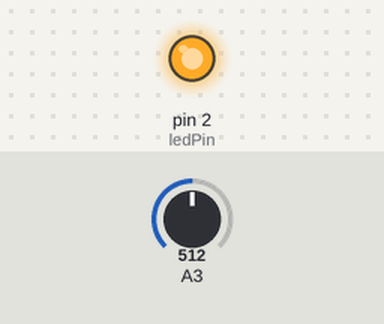
The sketch below on a simulated Arduino Uno, built with avr-gcc and run on an emulated ATmega328P. On the bench: output pins drawn as LEDs (lit = HIGH). The test bench sets the inputs (shaded band); at power-on: A3 = 512.

Above: at 1.2 s.
1.3 s: A3 set to 482
At 2.5 s:
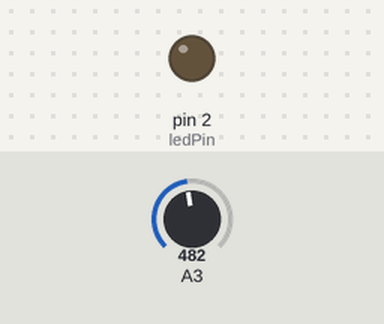
2.8 s: A3 set to 510
At 3.8 s:
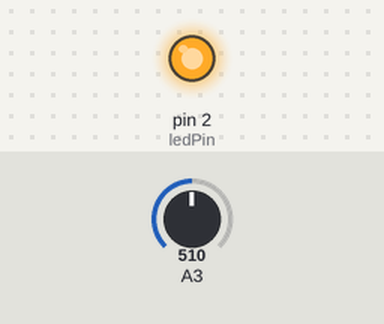
4.3 s: A3 set to 490
At 4.9 s:
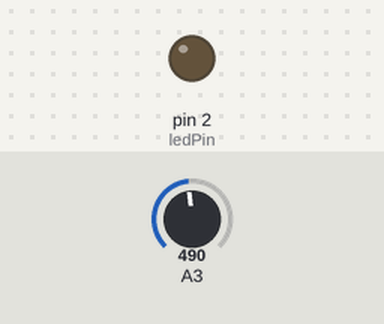
Timing chart, 0 to 7.3 s (numbered marks = the images above; inputs shaded):
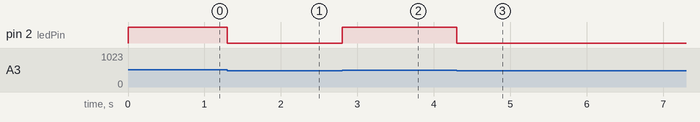

Measured:
- the behaviour switches between 501 and 500 on A3 (found by bisection; images 0 and 1)
- after the input at 1.3 s, pin 2 (ledPin): HIGH → LOW at once
- after the input at 2.8 s, pin 2 (ledPin): LOW → HIGH at once
- after the input at 4.3 s, pin 2 (ledPin): HIGH → LOW at once

The sketch:

sketch_aug31d.ino
```cpp
int ledPin = 2;

void setup() {
  // put your setup code here, to run once:
  pinMode(ledPin, OUTPUT);
}

void loop() {
  // put your main code here, to run repeatedly:
  int sensorValue = analogRead(A3);
  if (sensorValue > 500) {
    digitalWrite(ledPin, HIGH);
  } else {
    digitalWrite(ledPin, LOW);
  }
}
```
